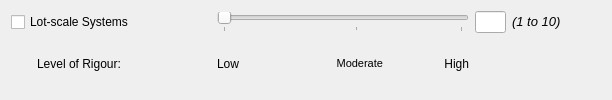
               <widget class="QWidget" name="widget_7" native="true">
                <property name="minimumSize">
                 <size>
                  <width>0</width>
                  <height>20</height>
                 </size>
                </property>
                <layout class="QGridLayout" name="gridLayout_5">
                 <item row="0" column="2" colspan="3">
                  <widget class="QSlider" name="strategy_lot_rigour">
                   <property name="minimumSize">
                    <size>
                     <width>240</width>
                     <height>0</height>
                    </size>
                   </property>
                   <property name="minimum">
                    <number>1</number>
                   </property>
                   <property name="maximum">
                    <number>10</number>
                   </property>
                   <property name="orientation">
                    <enum>Qt::Horizontal</enum>
                   </property>
                   <property name="tickPosition">
                    <enum>QSlider::TicksBelow</enum>
                   </property>
                   <property name="tickInterval">
                    <number>5</number>
                   </property>
                  </widget>
                 </item>
                 <item row="1" column="0">
                  <spacer name="horizontalSpacer_3">
                   <property name="orientation">
                    <enum>Qt::Horizontal</enum>
                   </property>
                   <property name="sizeType">
                    <enum>QSizePolicy::Fixed</enum>
                   </property>
                   <property name="sizeHint" stdset="0">
                    <size>
                     <width>20</width>
                     <height>20</height>
                    </size>
                   </property>
                  </spacer>
                 </item>
                 <item row="1" column="2">
                  <widget class="QLabel" name="strategy_lot_lbl2">
                   <property name="minimumSize">
                    <size>
                     <width>80</width>
                     <height>0</height>
                    </size>
                   </property>
                   <property name="text">
                    <string>Low</string>
                   </property>
                  </widget>
                 </item>
                 <item row="1" column="3">
                  <widget class="QLabel" name="strategy_lot_lbl3">
                   <property name="minimumSize">
                    <size>
                     <width>80</width>
                     <height>0</height>
                    </size>
                   </property>
                   <property name="text">
                    <string>&lt;!DOCTYPE HTML PUBLIC &quot;-//W3C//DTD HTML 4.0//EN&quot; &quot;http://www.w3.org/TR/REC-html40/strict.dtd&quot;&gt;
&lt;html&gt;&lt;head&gt;&lt;meta name=&quot;qrichtext&quot; content=&quot;1&quot; /&gt;&lt;style type=&quot;text/css&quot;&gt;
p, li { white-space: pre-wrap; }
&lt;/style&gt;&lt;/head&gt;&lt;body style=&quot; font-family:'MS Shell Dlg 2'; font-size:10pt; font-weight:400; font-style:normal;&quot;&gt;
&lt;p align=&quot;right&quot; style=&quot; margin-top:0px; margin-bottom:0px; margin-left:0px; margin-right:0px; -qt-block-indent:0; text-indent:0px;&quot;&gt;&lt;span style=&quot; font-size:8pt;&quot;&gt;Moderate&lt;/span&gt;&lt;/p&gt;&lt;/body&gt;&lt;/html&gt;</string>
                   </property>
                  </widget>
                 </item>
                 <item row="0" column="0" colspan="2">
                  <widget class="QCheckBox" name="strategy_lot_check">
                   <property name="minimumSize">
                    <size>
                     <width>200</width>
                     <height>0</height>
                    </size>
                   </property>
                   <property name="text">
                    <string>Lot-scale Systems</string>
                   </property>
                  </widget>
                 </item>
                 <item row="1" column="1">
                  <widget class="QLabel" name="strategy_lot_lbl">
                   <property name="text">
                    <string>Level of Rigour:</string>
                   </property>
                  </widget>
                 </item>
                 <item row="0" column="7">
                  <spacer name="horizontalSpacer">
                   <property name="orientation">
                    <enum>Qt::Horizontal</enum>
                   </property>
                   <property name="sizeHint" stdset="0">
                    <size>
                     <width>40</width>
                     <height>20</height>
                    </size>
                   </property>
                  </spacer>
                 </item>
                 <item row="1" column="4">
                  <widget class="QLabel" name="strategy_lot_lbl4">
                   <property name="minimumSize">
                    <size>
                     <width>80</width>
                     <height>0</height>
                    </size>
                   </property>
                   <property name="text">
                    <string>&lt;html&gt;&lt;head/&gt;&lt;body&gt;&lt;p align=&quot;right&quot;&gt;High&lt;/p&gt;&lt;/body&gt;&lt;/html&gt;</string>
                   </property>
                  </widget>
                 </item>
                 <item row="0" column="6">
                  <widget class="QLabel" name="strategy_lot_lbl5">
                   <property name="text">
                    <string>&lt;!DOCTYPE HTML PUBLIC &quot;-//W3C//DTD HTML 4.0//EN&quot; &quot;http://www.w3.org/TR/REC-html40/strict.dtd&quot;&gt;
&lt;html&gt;&lt;head&gt;&lt;meta name=&quot;qrichtext&quot; content=&quot;1&quot; /&gt;&lt;style type=&quot;text/css&quot;&gt;
p, li { white-space: pre-wrap; }
&lt;/style&gt;&lt;/head&gt;&lt;body style=&quot; font-family:'MS Shell Dlg 2'; font-size:10pt; font-weight:400; font-style:normal;&quot;&gt;
&lt;p style=&quot; margin-top:0px; margin-bottom:0px; margin-left:0px; margin-right:0px; -qt-block-indent:0; text-indent:0px;&quot;&gt;&lt;span style=&quot; font-style:italic;&quot;&gt;(1 to 10)&lt;/span&gt;&lt;/p&gt;&lt;/body&gt;&lt;/html&gt;</string>
                   </property>
                  </widget>
                 </item>
                 <item row="0" column="5">
                  <widget class="QLineEdit" name="strategy_lot_rigour_box">
                   <property name="maximumSize">
                    <size>
                     <width>31</width>
                     <height>16777215</height>
                    </size>
                   </property>
                  </widget>
                 </item>
                </layout>
               </widget>
